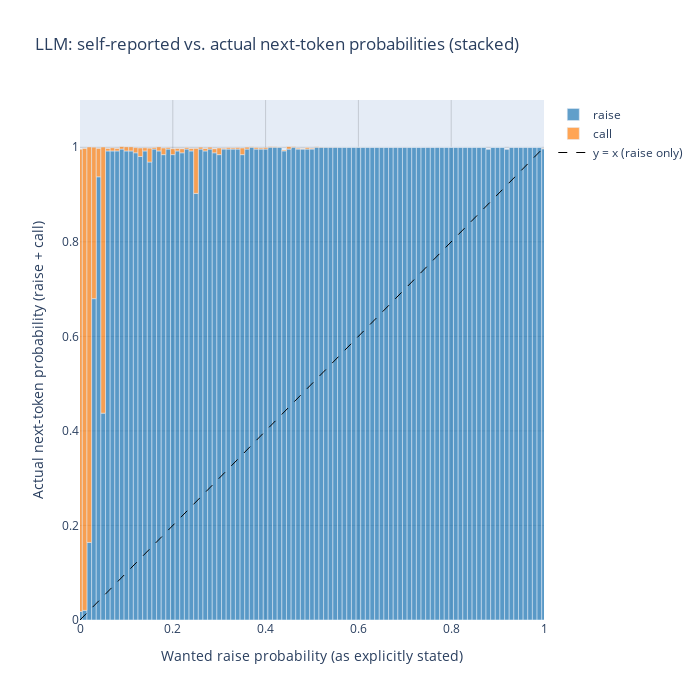

Here is the notebook cell this chart was saved with:
### Code cell
import numpy as np
import plotly.graph_objects as go

model.eval()

# Sweep wanted probabilities and get actuals
wanted = np.arange(0, 101, 1)
actual_raise = np.zeros_like(wanted, dtype=np.float64)
actual_call = np.zeros_like(wanted, dtype=np.float64)

for idx, w in enumerate(wanted):
    pr, pc = get_probs(float(w), float(100 - w))
    actual_raise[idx] = pr
    actual_call[idx] = pc

x = wanted / 100.0  # wanted raise probability from 0 to 1

# Create stacked bar plot using plotly
fig = go.Figure()

fig.add_bar(
    x=x,
    y=actual_raise,
    name="raise",
    marker=dict(color='rgba(31, 119, 180, 0.7)')
)
fig.add_bar(
    x=x,
    y=actual_call,
    name="call",
    marker=dict(color='rgba(255, 127, 14, 0.7)')
)

# Add y=x reference line
fig.add_trace(
    go.Scatter(
        x=[0, 1],
        y=[0, 1],
        mode='lines',
        line=dict(dash='dash', color='black', width=1),
        name="y = x (raise only)"
    )
)

fig.update_layout(
    barmode='relative',
    width=700,
    height=700,
    xaxis=dict(title="Wanted raise probability (as explicitly stated)", range=[0, 1]),
    yaxis=dict(title="Actual next-token probability (raise + call)", range=[0, 1.1]),
    title="LLM: self-reported vs. actual next-token probabilities (stacked)",
    legend=dict(),
    bargap=0.01,
)

fig.update_xaxes(showgrid=True, gridwidth=1, gridcolor='rgba(0,0,0,0.15)')
fig.update_yaxes(showgrid=True, gridwidth=1, gridcolor='rgba(0,0,0,0.15)')

fig.show()
